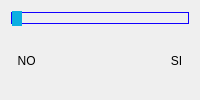
                    <widget class="QFrame" name="lymphomaFrame">
                     <property name="styleSheet">
                      <string notr="true">QFrame {
	border: none;
}
QSlider::groove:horizontal {
    border: 1px solid;
	border-color: rgb(17, 0, 255);
    height: 10px;
    margin: 0px;
}

QSlider::handle:horizontal {
    background-color: rgb(11, 175, 225);
    border: 1px solid;
	border-color: rgb(11, 175, 225);
    height: px;
    width: 8px;
	margin: -15px 0px;
}</string>
                     </property>
                     <property name="frameShape">
                      <enum>QFrame::StyledPanel</enum>
                     </property>
                     <property name="frameShadow">
                      <enum>QFrame::Raised</enum>
                     </property>
                     <layout class="QVBoxLayout" name="verticalLayout_56">
                      <item>
                       <layout class="QGridLayout" name="gridLayout_45">
                        <item row="0" column="0" colspan="2">
                         <widget class="QSlider" name="lymphomaHorizontalSlider">
                          <property name="maximum">
                           <number>1</number>
                          </property>
                          <property name="pageStep">
                           <number>1</number>
                          </property>
                          <property name="orientation">
                           <enum>Qt::Horizontal</enum>
                          </property>
                         </widget>
                        </item>
                        <item row="1" column="1" alignment="Qt::AlignRight">
                         <widget class="QLabel" name="lymphomaYesLabel">
                          <property name="text">
                           <string>   SI  </string>
                          </property>
                         </widget>
                        </item>
                        <item row="1" column="0">
                         <widget class="QLabel" name="lymphomaNoLabel">
                          <property name="text">
                           <string>  NO  </string>
                          </property>
                         </widget>
                        </item>
                       </layout>
                      </item>
                     </layout>
                    </widget>
